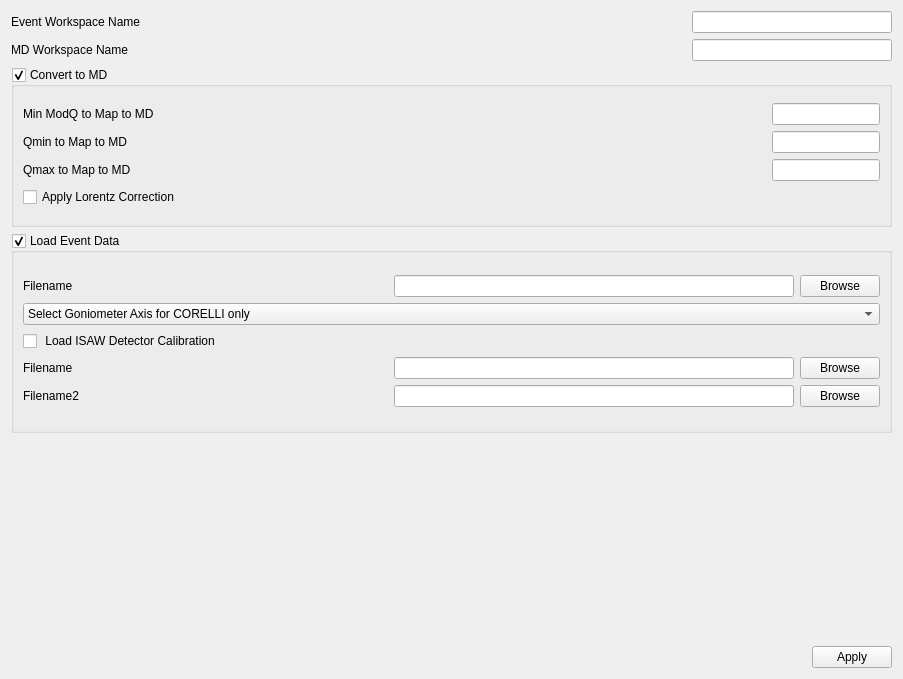
          <widget class="QWidget" name="scrollAreaWidgetContents">
           <property name="geometry">
            <rect>
             <x>0</x>
             <y>0</y>
             <width>903</width>
             <height>679</height>
            </rect>
           </property>
           <property name="minimumSize">
            <size>
             <width>500</width>
             <height>500</height>
            </size>
           </property>
           <property name="autoFillBackground">
            <bool>true</bool>
           </property>
           <layout class="QVBoxLayout" name="verticalLayout_7">
            <item>
             <layout class="QHBoxLayout" name="horizontalLayout_7">
              <property name="sizeConstraint">
               <enum>QLayout::SetDefaultConstraint</enum>
              </property>
              <item>
               <widget class="QLabel" name="SelectEventWorkspace_lbl">
                <property name="text">
                 <string>Event Workspace Name</string>
                </property>
               </widget>
              </item>
              <item>
               <spacer name="horizontalSpacer_611">
                <property name="orientation">
                 <enum>Qt::Horizontal</enum>
                </property>
                <property name="sizeHint" stdset="0">
                 <size>
                  <width>40</width>
                  <height>20</height>
                 </size>
                </property>
               </spacer>
              </item>
              <item>
               <widget class="QLineEdit" name="SelectEventWorkspace_ledt">
                <property name="sizePolicy">
                 <sizepolicy hsizetype="Fixed" vsizetype="Fixed">
                  <horstretch>0</horstretch>
                  <verstretch>0</verstretch>
                 </sizepolicy>
                </property>
                <property name="minimumSize">
                 <size>
                  <width>200</width>
                  <height>0</height>
                 </size>
                </property>
                <property name="toolTip">
                 <string>Name of the event workspace to use.  This name is set by default,&lt;br&gt; if data is loaded from an event file and mapped to an MD workspace.</string>
                </property>
               </widget>
              </item>
             </layout>
            </item>
            <item>
             <layout class="QHBoxLayout" name="horizontalLayout_8">
              <item>
               <widget class="QLabel" name="SelectMDWorkspace_lbl">
                <property name="text">
                 <string>MD Workspace Name</string>
                </property>
               </widget>
              </item>
              <item>
               <spacer name="horizontalSpacer_7">
                <property name="orientation">
                 <enum>Qt::Horizontal</enum>
                </property>
                <property name="sizeHint" stdset="0">
                 <size>
                  <width>40</width>
                  <height>20</height>
                 </size>
                </property>
               </spacer>
              </item>
              <item>
               <widget class="QLineEdit" name="MDworkspace_ledt">
                <property name="sizePolicy">
                 <sizepolicy hsizetype="Fixed" vsizetype="Fixed">
                  <horstretch>0</horstretch>
                  <verstretch>0</verstretch>
                 </sizepolicy>
                </property>
                <property name="minimumSize">
                 <size>
                  <width>200</width>
                  <height>0</height>
                 </size>
                </property>
                <property name="toolTip">
                 <string>Name of the MD workspace to use.  This name is set&lt;br&gt;by default, if data is loaded from an event file and mapped to an MD workspace.</string>
                </property>
               </widget>
              </item>
             </layout>
            </item>
            <item>
             <widget class="QGroupBox" name="convertToMDGroupBox">
              <property name="minimumSize">
               <size>
                <width>0</width>
                <height>160</height>
               </size>
              </property>
              <property name="toolTip">
               <string>Not doing this will use existing workspace</string>
              </property>
              <property name="title">
               <string>Convert to MD</string>
              </property>
              <property name="checkable">
               <bool>true</bool>
              </property>
              <layout class="QVBoxLayout" name="verticalLayout_8">
               <item>
                <layout class="QVBoxLayout" name="verticalLayout_4">
                 <property name="sizeConstraint">
                  <enum>QLayout::SetDefaultConstraint</enum>
                 </property>
                 <item>
                  <layout class="QHBoxLayout" name="horizontalLayout_41">
                   <item>
                    <widget class="QLabel" name="ModQ_lbl">
                     <property name="text">
                      <string>Min ModQ to Map to MD</string>
                     </property>
                    </widget>
                   </item>
                   <item>
                    <spacer name="horizontalSpacer_511">
                     <property name="orientation">
                      <enum>Qt::Horizontal</enum>
                     </property>
                     <property name="sizeHint" stdset="0">
                      <size>
                       <width>40</width>
                       <height>20</height>
                      </size>
                     </property>
                    </spacer>
                   </item>
                   <item>
                    <widget class="QLineEdit" name="ModQ_ledt">
                     <property name="sizePolicy">
                      <sizepolicy hsizetype="Fixed" vsizetype="Fixed">
                       <horstretch>0</horstretch>
                       <verstretch>0</verstretch>
                      </sizepolicy>
                     </property>
                     <property name="minimumSize">
                      <size>
                       <width>50</width>
                       <height>0</height>
                      </size>
                     </property>
                     <property name="toolTip">
                      <string>Specify value to use as lower bound of ModQ for hole near origin</string>
                     </property>
                    </widget>
                   </item>
                  </layout>
                 </item>
                 <item>
                  <layout class="QHBoxLayout" name="horizontalLayout_3">
                   <item>
                    <widget class="QLabel" name="MinMagQ_lbl">
                     <property name="text">
                      <string>Qmin to Map to MD</string>
                     </property>
                    </widget>
                   </item>
                   <item>
                    <spacer name="horizontalSpacer_2">
                     <property name="orientation">
                      <enum>Qt::Horizontal</enum>
                     </property>
                     <property name="sizeHint" stdset="0">
                      <size>
                       <width>40</width>
                       <height>20</height>
                      </size>
                     </property>
                    </spacer>
                   </item>
                   <item>
                    <widget class="QLineEdit" name="MinMagQ_ledt">
                     <property name="sizePolicy">
                      <sizepolicy hsizetype="Fixed" vsizetype="Fixed">
                       <horstretch>0</horstretch>
                       <verstretch>0</verstretch>
                      </sizepolicy>
                     </property>
                     <property name="minimumSize">
                      <size>
                       <width>50</width>
                       <height>0</height>
                      </size>
                     </property>
                     <property name="toolTip">
                      <string>Specify value to use as lower bound of Qx, Qy and Qz. Default is -Qmax</string>
                     </property>
                    </widget>
                   </item>
                  </layout>
                 </item>
                 <item>
                  <layout class="QHBoxLayout" name="horizontalLayout_2">
                   <item>
                    <widget class="QLabel" name="MaxMagQ_lbl">
                     <property name="text">
                      <string>Qmax to Map to MD</string>
                     </property>
                    </widget>
                   </item>
                   <item>
                    <spacer name="horizontalSpacer">
                     <property name="orientation">
                      <enum>Qt::Horizontal</enum>
                     </property>
                     <property name="sizeHint" stdset="0">
                      <size>
                       <width>40</width>
                       <height>20</height>
                      </size>
                     </property>
                    </spacer>
                   </item>
                   <item>
                    <widget class="QLineEdit" name="MaxMagQ_ledt">
                     <property name="sizePolicy">
                      <sizepolicy hsizetype="Fixed" vsizetype="Fixed">
                       <horstretch>0</horstretch>
                       <verstretch>0</verstretch>
                      </sizepolicy>
                     </property>
                     <property name="minimumSize">
                      <size>
                       <width>50</width>
                       <height>0</height>
                      </size>
                     </property>
                     <property name="toolTip">
                      <string>Specify value to use as upper bound of Qx, Qy and Qz</string>
                     </property>
                    </widget>
                   </item>
                  </layout>
                 </item>
                 <item>
                  <widget class="QCheckBox" name="LorentzCorrection_ckbx">
                   <property name="toolTip">
                    <string>Apply the Lorentz Correction as&lt;br&gt; data is mapped to reciprocal space and stored in the MD workspace.  This helps with finding peaks with larger |Q|.</string>
                   </property>
                   <property name="text">
                    <string>Apply Lorentz Correction</string>
                   </property>
                  </widget>
                 </item>
                </layout>
               </item>
              </layout>
             </widget>
            </item>
            <item>
             <widget class="QGroupBox" name="loadDataGroupBox">
              <property name="minimumSize">
               <size>
                <width>0</width>
                <height>200</height>
               </size>
              </property>
              <property name="toolTip">
               <string>If disabled then use existing workspaces</string>
              </property>
              <property name="title">
               <string>Load Event Data</string>
              </property>
              <property name="checkable">
               <bool>true</bool>
              </property>
              <layout class="QVBoxLayout" name="verticalLayout_5">
               <item>
                <layout class="QVBoxLayout" name="verticalLayout_6">
                 <property name="sizeConstraint">
                  <enum>QLayout::SetDefaultConstraint</enum>
                 </property>
                 <item>
                  <layout class="QHBoxLayout" name="horizontalLayout_6">
                   <item>
                    <widget class="QLabel" name="EventFileName_lbl">
                     <property name="text">
                      <string>Filename</string>
                     </property>
                    </widget>
                   </item>
                   <item>
                    <spacer name="horizontalSpacer_5">
                     <property name="orientation">
                      <enum>Qt::Horizontal</enum>
                     </property>
                     <property name="sizeHint" stdset="0">
                      <size>
                       <width>40</width>
                       <height>20</height>
                      </size>
                     </property>
                    </spacer>
                   </item>
                   <item>
                    <widget class="QLineEdit" name="EventFileName_ledt">
                     <property name="sizePolicy">
                      <sizepolicy hsizetype="Fixed" vsizetype="Fixed">
                       <horstretch>0</horstretch>
                       <verstretch>0</verstretch>
                      </sizepolicy>
                     </property>
                     <property name="minimumSize">
                      <size>
                       <width>400</width>
                       <height>0</height>
                      </size>
                     </property>
                     <property name="toolTip">
                      <string>Specify the name of the data file to load.  Press&lt;br&gt; return to set default names for Event, MD and Peaks workspaces.</string>
                     </property>
                    </widget>
                   </item>
                   <item>
                    <widget class="QPushButton" name="SelectEventFile_btn">
                     <property name="toolTip">
                      <string>Browse for the event file to be loaded.</string>
                     </property>
                     <property name="text">
                      <string>Browse</string>
                     </property>
                    </widget>
                   </item>
                  </layout>
                 </item>
                 <item>
                  <widget class="QComboBox" name="axisCORELLI_cmbx">
                   <item>
                    <property name="text">
                     <string>Select Goniometer Axis for CORELLI only</string>
                    </property>
                   </item>
                   <item>
                    <property name="text">
                     <string>BL9:Mot:Sample:Axis1</string>
                    </property>
                   </item>
                   <item>
                    <property name="text">
                     <string>BL9:Mot:Sample:Axis2</string>
                    </property>
                   </item>
                   <item>
                    <property name="text">
                     <string>BL9:Mot:Sample:Axis3</string>
                    </property>
                   </item>
                   <item>
                    <property name="text">
                     <string>BL9:Mot:Sample:Axis4</string>
                    </property>
                   </item>
                   <item>
                    <property name="text">
                     <string>BL9:Mot:Sample:Axis5</string>
                    </property>
                   </item>
                   <item>
                    <property name="text">
                     <string>BL9:Mot:Sample:Axis6</string>
                    </property>
                   </item>
                  </widget>
                 </item>
                 <item>
                  <widget class="QCheckBox" name="LoadDetCal_ckbx">
                   <property name="toolTip">
                    <string>Optionally, apply&lt;br&gt; calibration  information from the specified .DetCal file(s).</string>
                   </property>
                   <property name="text">
                    <string> Load ISAW Detector Calibration</string>
                   </property>
                  </widget>
                 </item>
                 <item>
                  <layout class="QHBoxLayout" name="horizontalLayout_5">
                   <item>
                    <widget class="QLabel" name="CalFileName_lbl">
                     <property name="text">
                      <string>Filename</string>
                     </property>
                    </widget>
                   </item>
                   <item>
                    <spacer name="horizontalSpacer_4">
                     <property name="orientation">
                      <enum>Qt::Horizontal</enum>
                     </property>
                     <property name="sizeType">
                      <enum>QSizePolicy::Expanding</enum>
                     </property>
                     <property name="sizeHint" stdset="0">
                      <size>
                       <width>40</width>
                       <height>20</height>
                      </size>
                     </property>
                    </spacer>
                   </item>
                   <item>
                    <widget class="QLineEdit" name="CalFileName_ledt">
                     <property name="sizePolicy">
                      <sizepolicy hsizetype="Fixed" vsizetype="Fixed">
                       <horstretch>0</horstretch>
                       <verstretch>0</verstretch>
                      </sizepolicy>
                     </property>
                     <property name="minimumSize">
                      <size>
                       <width>400</width>
                       <height>0</height>
                      </size>
                     </property>
                     <property name="toolTip">
                      <string>Select the .DetCal file to apply.</string>
                     </property>
                    </widget>
                   </item>
                   <item>
                    <widget class="QPushButton" name="SelectCalFile_btn">
                     <property name="toolTip">
                      <string>Browse for the first .DetCal file to be used.</string>
                     </property>
                     <property name="text">
                      <string>Browse</string>
                     </property>
                    </widget>
                   </item>
                  </layout>
                 </item>
                 <item>
                  <layout class="QHBoxLayout" name="horizontalLayout_4">
                   <item>
                    <widget class="QLabel" name="CalFileName2_lbl">
                     <property name="text">
                      <string>Filename2</string>
                     </property>
                    </widget>
                   </item>
                   <item>
                    <spacer name="horizontalSpacer_3">
                     <property name="orientation">
                      <enum>Qt::Horizontal</enum>
                     </property>
                     <property name="sizeType">
                      <enum>QSizePolicy::Expanding</enum>
                     </property>
                     <property name="sizeHint" stdset="0">
                      <size>
                       <width>40</width>
                       <height>20</height>
                      </size>
                     </property>
                    </spacer>
                   </item>
                   <item>
                    <widget class="QLineEdit" name="CalFileName2_ledt">
                     <property name="sizePolicy">
                      <sizepolicy hsizetype="Fixed" vsizetype="Fixed">
                       <horstretch>0</horstretch>
                       <verstretch>0</verstretch>
                      </sizepolicy>
                     </property>
                     <property name="minimumSize">
                      <size>
                       <width>400</width>
                       <height>0</height>
                      </size>
                     </property>
                     <property name="toolTip">
                      <string>Select the second .DetCal file for the second detector&lt;br&gt; panel on the SNAP instrument at the SNS.</string>
                     </property>
                    </widget>
                   </item>
                   <item>
                    <widget class="QPushButton" name="SelectCalFile2_btn">
                     <property name="toolTip">
                      <string>Browse for the second .DetCal file to be used&lt;br&gt; for the second panel on SNAP.</string>
                     </property>
                     <property name="text">
                      <string>Browse</string>
                     </property>
                    </widget>
                   </item>
                  </layout>
                 </item>
                </layout>
               </item>
              </layout>
             </widget>
            </item>
            <item>
             <spacer name="verticalSpacer">
              <property name="orientation">
               <enum>Qt::Vertical</enum>
              </property>
              <property name="sizeHint" stdset="0">
               <size>
                <width>20</width>
                <height>40</height>
               </size>
              </property>
             </spacer>
            </item>
            <item>
             <layout class="QHBoxLayout" name="horizontalLayout_9">
              <property name="sizeConstraint">
               <enum>QLayout::SetDefaultConstraint</enum>
              </property>
              <item>
               <spacer name="horizontalSpacer_10">
                <property name="orientation">
                 <enum>Qt::Horizontal</enum>
                </property>
                <property name="sizeHint" stdset="0">
                 <size>
                  <width>40</width>
                  <height>0</height>
                 </size>
                </property>
               </spacer>
              </item>
              <item>
               <widget class="QPushButton" name="ApplySelectData_btn">
                <property name="toolTip">
                 <string>Actually load the data and convert to MD, or just&lt;br&gt; proceed to the next tab using previously loaded data.</string>
                </property>
                <property name="text">
                 <string>Apply</string>
                </property>
               </widget>
              </item>
             </layout>
            </item>
           </layout>
          </widget>
